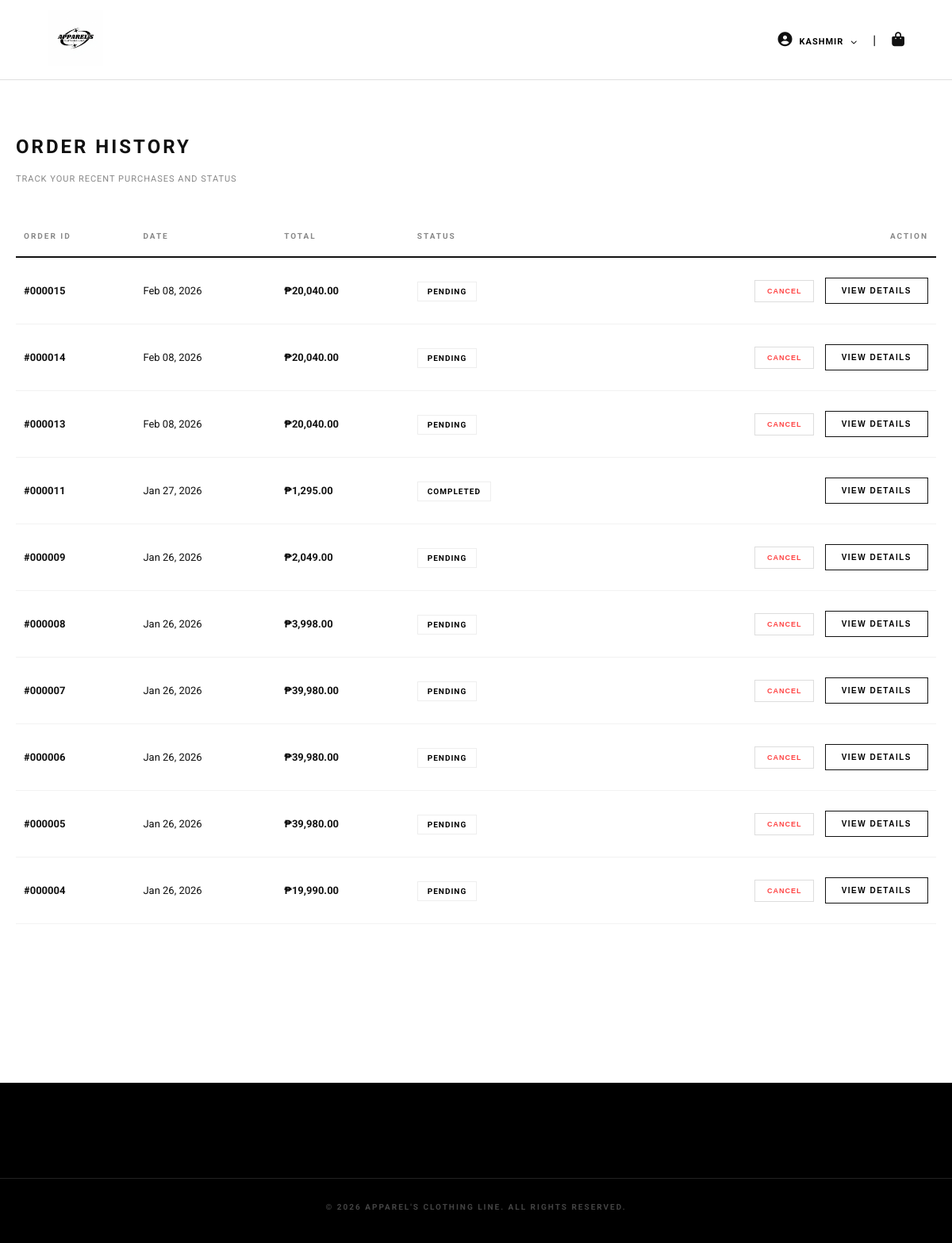
/orders.php (signed in), run on an earlier commit of the app's database.
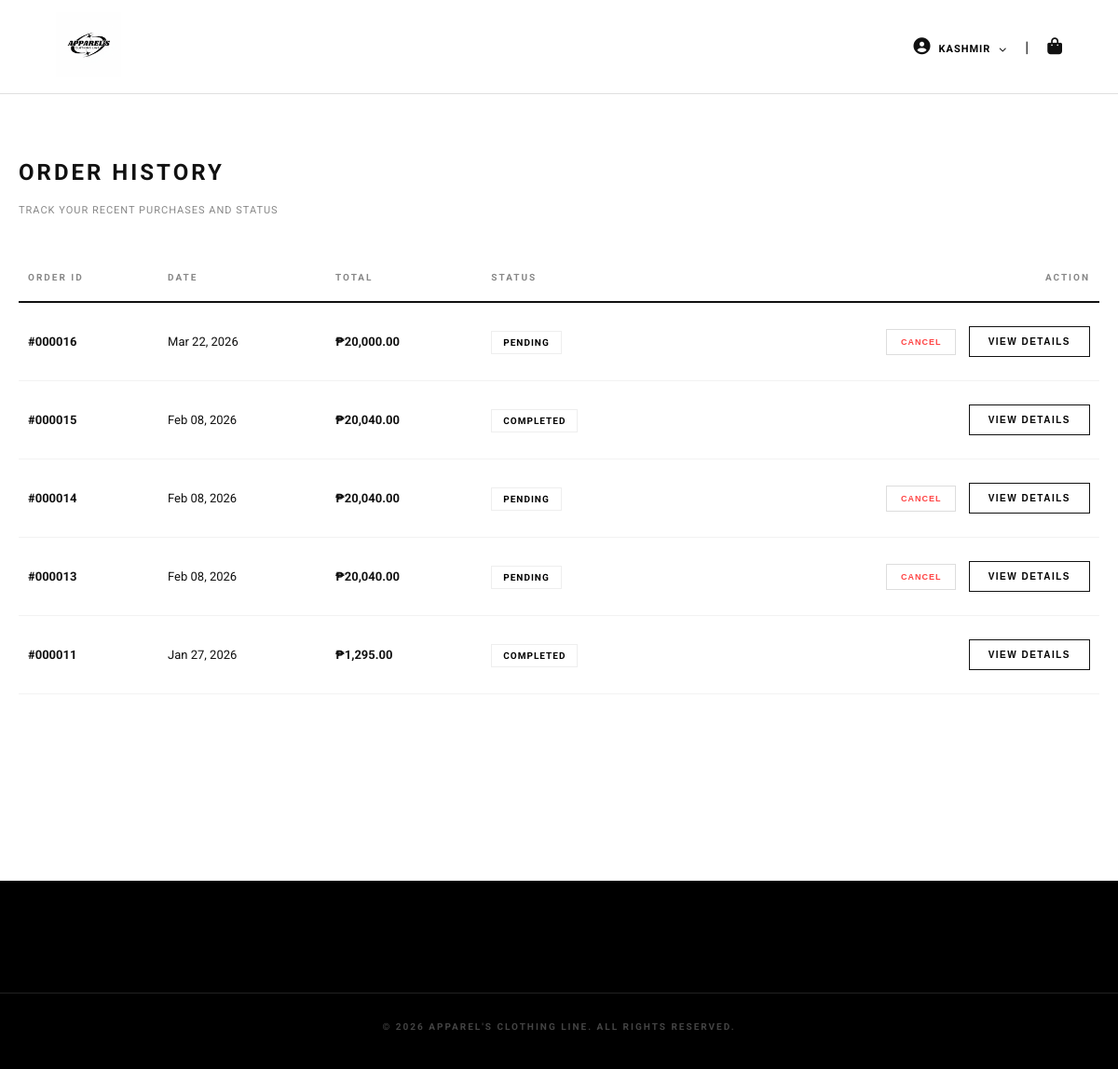
And on a later commit of the database.
### tables this page shows
CREATE TABLE `users` (
  `id` int(11) NOT NULL,
  `first_name` varchar(50) DEFAULT NULL,
  `last_name` varchar(50) DEFAULT NULL,
  `email` varchar(100) DEFAULT NULL,
  `password` varchar(255) DEFAULT NULL,
  `contact_no` varchar(20) DEFAULT NULL,
  `role` enum('user','admin') DEFAULT 'user'
);

CREATE TABLE `orders` (
  `id` int(11) NOT NULL,
  `user_id` int(11) NOT NULL,
  `full_name` varchar(255) NOT NULL,
  `address` text NOT NULL,
  `total_amount` decimal(10,2) NOT NULL,
  `payment_method` varchar(50) NOT NULL,
  `status` varchar(50) DEFAULT 'Pending',
  `created_at` timestamp NOT NULL DEFAULT current_timestamp()
);

### orders.php (the view, shortened to what this page needs)
<?php
include "config/database.php";
$user_id = $_SESSION['user_id'];
$v = "2.2";
$user_query = mysqli_query($conn, "SELECT first_name FROM users WHERE id = $user_id");
$user_data = mysqli_fetch_assoc($user_query);
$display_name = $user_data['first_name'] ?? 'USER';
$orders_query = "SELECT * FROM orders WHERE user_id = $user_id ORDER BY created_at DESC";
$orders_result = mysqli_query($conn, $orders_query);
?>
<!DOCTYPE html>
<html lang="en">
<head>
    <link rel="stylesheet" href="assets/css/style.css?v=<?php echo $v; ?>">
    <link rel="stylesheet" href="https://cdnjs.cloudflare.com/ajax/libs/font-awesome/6.5.0/css/all.min.css">
</head>
<body>
<header class="header">
    <div class="container header-container">
        <div class="logo">
            <a href="index.php">
                <img src="assets/images/new_logo.jpg" alt="Logo" class="header-logo">
            </a>
        </div>
        <div class="header-right">
            <div class="user-dropdown">
                <a href="javascript:void(0)" class="header-icon">
                    <i class="fas fa-user-circle"></i>
                    <span class="user-name-text"><?= strtoupper(htmlspecialchars($display_name)) ?></span>
                    <i class="fas fa-chevron-down" style="font-size: 8px; margin-left: 5px;"></i>
                </a>
            </div>
            <span class="divider">|</span>
            <a href="cart.php" class="header-icon">
                <i class="fas fa-shopping-bag"></i>
            </a>
        </div>
    </div>
</header>
<main class="container" style="min-height: 70vh;">
    <div class="cart-header" style="margin-top: 50px; margin-bottom: 40px;">
        <h2 class="order-history-title">Order History</h2>
        <p style="font-size: 11px; color: #888; letter-spacing: 1px; text-transform: uppercase; margin-top: 5px;">Track your recent purchases and status</p>
    </div>
    <?php if(mysqli_num_rows($orders_result) > 0): ?>
        <div style="overflow-x: auto;">
            <table class="orders-table">
                <thead>
                    <tr>
                        <th>Order ID</th>
                        <th>Date</th>
                        <th>Total</th>
                        <th>Status</th>
                        <th style="text-align: right;">Action</th>
                    </tr>
                </thead>
                <tbody>
                    <?php while($order = mysqli_fetch_assoc($orders_result)):
                        $total = $order['total_amount'] ?? ($order['total_price'] ?? 0);
                        $status = $order['status'] ?? 'Pending';
                        $order_id = $order['id'];
                    ?>
                    <tr>
                        <td class="order-id-cell">
                            #<?php echo str_pad($order_id, 6, '0', STR_PAD_LEFT); ?>
                        </td>
                        <td>
                            <?php echo date("M d, Y", strtotime($order['created_at'])); ?>
                        </td>
                        <td class="order-total-cell">
                            ₱<?php echo number_format($total, 2); ?>
                        </td>
                        <td>
                            <span class="status-badge" style="color: <?= ($status == 'Cancelled') ? '#ff4444' : '#000'; ?>">
                                <?php echo htmlspecialchars($status); ?>
                            </span>
                        </td>
                        <td style="text-align: right;">
                            <?php if ($status === 'Pending'): ?>
                                <button onclick="cancelOrder(<?= $order_id ?>)" class="btn-cancel-order">
                                    Cancel
                                </button>
                            <?php endif; ?>
                            <button onclick="viewOrderDetails(<?php echo $order_id; ?>)" class="btn-view-details">
                                View Details
                            </button>
                        </td>
                    </tr>
                    <?php endwhile; ?>
                </tbody>
            </table>
        </div>
    <?php endif; ?>
</main>
<footer class="footer">
    <div class="footer-bottom">
        <p>&copy; 2026 APPAREL'S CLOTHING LINE. ALL RIGHTS RESERVED.</p>
    </div>
</footer>
</body>
</html>

### assets/css/style.css (style rules this page uses)
body { margin: 0; padding: 0; font-family: 'Roboto', 'Inter', sans-serif; background-color: #fff; color: #111; -webkit-font-smoothing: antialiased; }
.container { max-width: 1200px; margin: 0 auto; padding: 20px; }
.header { height: 100px; display: flex; align-items: center; border-bottom: 1px solid #e0e0e0; background-color: #fff; position: sticky; top: 0; z-index: 1000; }
.header-container { width: 90%; max-width: 1200px; margin: 0 auto; display: flex; justify-content: space-between; align-items: center; }
.header-logo { height: 70px; width: auto; object-fit: contain; }
.header-right { display: flex; align-items: center; justify-content: flex-end; gap: 20px; }
.header-icon, .header-icon i, .header-icon:visited, .header-icon:active, .header-icon:link { color: #111 !important; text-decoration: none; outline: none; }
.user-name-text { font-size: 12px; font-weight: 700; letter-spacing: 1.5px; text-transform: uppercase; color: #000; }
.header-right { display: flex; align-items: center; justify-content: flex-end; gap: 20px; min-width: auto; }
.header-icon i { font-size: 18px; }
.user-dropdown { position: relative; display: inline-block; }
.user-name-text { font-size: 11px; font-weight: 700; letter-spacing: 1px; margin-left: 5px; text-transform: uppercase; cursor: pointer; }
.order-history-title { text-transform: uppercase; letter-spacing: 3px; font-weight: 700; font-size: 24px; color: #111; }
.orders-table { width: 100%; border-collapse: collapse; margin-bottom: 80px; }
.orders-table th { text-align: left; text-transform: uppercase; font-size: 10px; letter-spacing: 2px; border-bottom: 2px solid #111; color: #888; padding: 20px 10px; font-weight: 700; }
.orders-table td { padding: 25px 10px; border-bottom: 1px solid #f2f2f2; font-size: 13px; }
.order-id-cell { font-weight: 700; color: #111; }
.order-total-cell { font-weight: 700; color: #111; }
.status-badge { font-size: 9px; text-transform: uppercase; font-weight: 700; letter-spacing: 1px; padding: 6px 12px; border: 1px solid #eee; background: #fff; color: #555; }
.btn-view-details { font-size: 10px; text-transform: uppercase; font-weight: 700; background: none; border: 1px solid #111; padding: 10px 20px; cursor: pointer; transition: 0.3s; letter-spacing: 1.5px; }
.footer { background-color: #000; padding: 60px 0 30px; margin-top: 100px; color: #fff; }
.footer-bottom { margin-top: 60px; padding-top: 20px; border-top: 1px solid #222; text-align: center; }
.footer-bottom p { font-size: 10px; color: #444; letter-spacing: 2px; text-transform: uppercase; font-weight: 700; }

### orders.php (style rules this page uses)
.btn-cancel-order { background: transparent; border: 1px solid #ddd; color: #ff4444; padding: 8px 15px; font-size: 9px; font-weight: 700; text-transform: uppercase; letter-spacing: 1px; cursor: pointer; transition: 0.3s; margin-right: 10px; }
.status-badge { font-size: 10px; font-weight: 700; text-transform: uppercase; letter-spacing: 1px; }

What changed in the data, as far as the page shows it:
removed orders: id "000009", created_at "Jan 26, 2026", total_amount "2,049.00", status "PENDING"
removed orders: id "000008", created_at "Jan 26, 2026", total_amount "3,998.00", status "PENDING"
removed orders: id "000007", created_at "Jan 26, 2026", total_amount "39,980.00", status "PENDING"
removed orders: id "000006", created_at "Jan 26, 2026", total_amount "39,980.00", status "PENDING"
removed orders: id "000005", created_at "Jan 26, 2026", total_amount "39,980.00", status "PENDING"
removed orders: id "000004", created_at "Jan 26, 2026", total_amount "19,990.00", status "PENDING"
added orders: id "000016", created_at "Mar 22, 2026", total_amount "20,000.00", status "PENDING"
changed orders "000015": status "PENDING" → "COMPLETED"; no longer shows "CANCEL"
